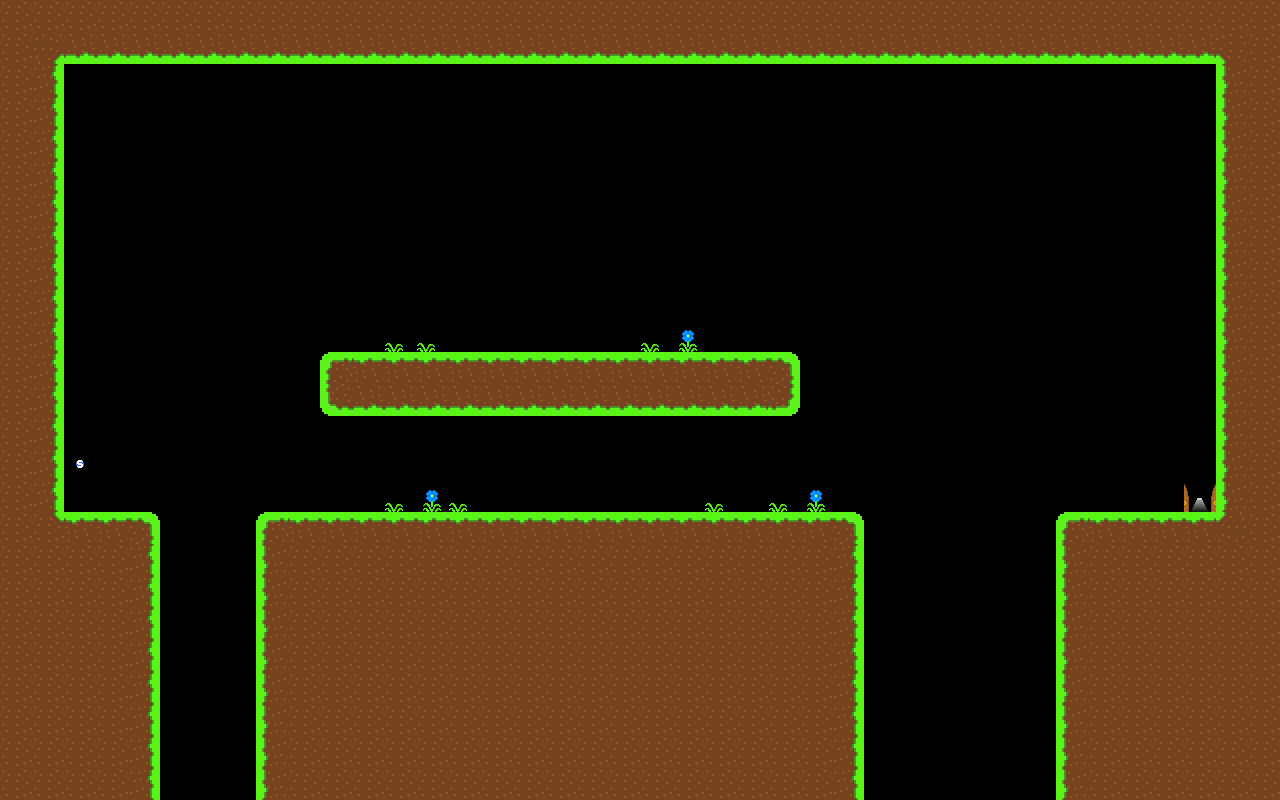

A level layout from a 2D game, rendered from its tile map. Below: a short description, then the map file with tile-grid data replaced by summaries:
An orthogonal 40x25 tile map with 32x32 px tiles, 5 tile layers (Floor, Deco, Interactable, Deco2, ...), 3 tilesets.

<map version="1.10" tiledversion="1.10.2" orientation="orthogonal" renderorder="left-down" width="40" height="25" tilewidth="32" tileheight="32" infinite="0" nextlayerid="11" nextobjectid="1">
 <tileset firstgid="1" source="tsx/dirt_terrain.tsx" />
 <tileset firstgid="17" source="tsx/Deco.tsx" />
 <tileset firstgid="37" source="tsx/interactables.tsx" />
 <layer id="1" name="Floor" width="40" height="25">
  <data>[1000 cells, 445 non-empty, 13 distinct tile ids]</data>
 </layer>
 <layer id="5" name="Deco" width="40" height="25">
  <data>[1000 cells, 10 non-empty, 2 distinct tile ids]</data>
 </layer>
 <layer id="8" name="Interactable" width="40" height="25">
  <data>[1000 cells, 2 non-empty, 2 distinct tile ids]</data>
 </layer>
 <layer id="9" name="Deco2" width="40" height="25">
  <data>[1000 cells, 0 non-empty, 0 distinct tile ids]</data>
 </layer>
 <layer id="10" name="Floor2" width="40" height="25">
  <data>[1000 cells, 0 non-empty, 0 distinct tile ids]</data>
 </layer>
</map>